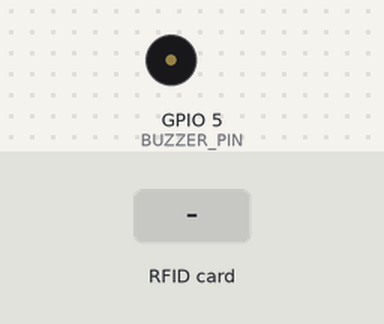
Recording of a sketch running on a simulated ESP8266 (NodeMCU). Parts: buzzer (waves = sounding, pin HIGH). Inputs (shaded band) come from the test bench. WiFi joins after 1.5 s; servers stay silent unless stated; uploads are accepted with an empty reply; what the sketch prints to the serial monitor is not drawn.

Above: at 2.7 s.
2.8 s: RFID card 5E 7A 19 C4 held to the reader
Timing chart, 0 to 5.8 s (numbered marks = the images above; inputs shaded):
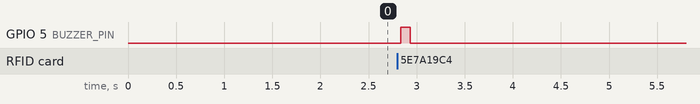

Measured:
- after the input at 2.8 s, GPIO 5 (BUZZER_PIN): LOW → HIGH at once, → LOW 0.10 s later

The sketch:

smart_canteen.ino
```cpp
/*
 * Smart Canteen — RFID IoT Terminal
 * Author: Arif Shekh (AI/ML & IoT Developer)
 * Hardware Target: ESP8266 / ESP32 + MFRC522 RFID Reader
 *
 * Pin Connections (SPI):
 * - SDA (SS): Pin D8 (GPIO 15) / Pin 5 (ESP32)
 * - SCK: Pin D5 (GPIO 14) / Pin 18 (ESP32)
 * - MOSI: Pin D7 (GPIO 13) / Pin 23 (ESP32)
 * - MISO: Pin D6 (GPIO 12) / Pin 19 (ESP32)
 * - RST: Pin D3 (GPIO 0) / Pin 22 (ESP32)
 * - Buzzer: Pin D1 (GPIO 5)
 */

#include <SPI.h>
#include <MFRC522.h>
#include <ESP8266WiFi.h>
#include <ESP8266HTTPClient.h>

#define SS_PIN 15
#define RST_PIN 0
#define BUZZER_PIN 5

MFRC522 mfrc522(SS_PIN, RST_PIN);
WiFiClient client;

const char* ssid = "WIFI_NETWORK_NAME";
const char* password = "WIFI_PASSWORD";
const char* serverUrl = "http://192.168.1.100:3000/api/canteen/tap";

void setup() {
  Serial.begin(115200);
  SPI.begin();
  mfrc522.PCD_Init();
  pinMode(BUZZER_PIN, OUTPUT);
  digitalWrite(BUZZER_PIN, LOW);

  Serial.println("\n[Smart Canteen] Initializing Terminal...");

  WiFi.begin(ssid, password);
  while (WiFi.status() != WL_CONNECTED) {
    delay(500);
    Serial.print(".");
  }
  Serial.println("\n[WiFi] Connected! Terminal Ready.");
  Serial.println("Tap student RFID card to scan...");
}

void loop() {
  // Check for new card
  if (!mfrc522.PICC_IsNewCardPresent() || !mfrc522.PICC_ReadCardSerial()) {
    delay(50);
    return;
  }

  // Extract UID string
  String cardUID = "";
  for (byte i = 0; i < mfrc522.uid.size; i++) {
    cardUID += String(mfrc522.uid.uidByte[i] < 0x10 ? "0" : "");
    cardUID += String(mfrc522.uid.uidByte[i], HEX);
  }
  cardUID.toUpperCase();

  Serial.print("\n[RFID] Scanned Card UID: ");
  Serial.println(cardUID);

  // Beep feedback
  digitalWrite(BUZZER_PIN, HIGH);
  delay(100);
  digitalWrite(BUZZER_PIN, LOW);

  // Send to Canteen Server
  if (WiFi.status() == WL_CONNECTED) {
    HTTPClient http;
    http.begin(client, serverUrl);
    http.addHeader("Content-Type", "application/json");

    String json = "{\"cardId\":\"" + cardUID + "\",\"terminalId\":\"CANTEEN_COUNTER_01\"}";
    int httpCode = http.POST(json);

    if (httpCode > 0) {
      String response = http.getString();
      Serial.print("[SERVER RESPONSE] ");
      Serial.println(response);
    } else {
      Serial.printf("[HTTP] Error on sending POST: %s\n", http.errorToString(httpCode).c_str());
    }
    http.end();
  }

  delay(1500); // Debounce card reads
}
```
